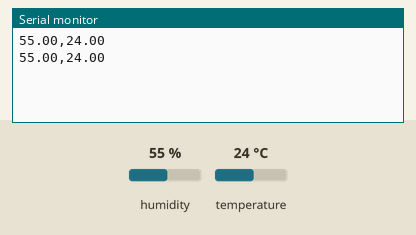
A sketch run on a simulated Arduino Uno, built with avr-gcc and run on an emulated ATmega328P. Shown: the last lines printed to the serial monitor. Inputs (shaded band) come from the test bench; at power-on: humidity 55 %, temperature 24 °C.

Above: at 4.8 s.
4.9 s: humidity set to 22 %
At 7.1 s:
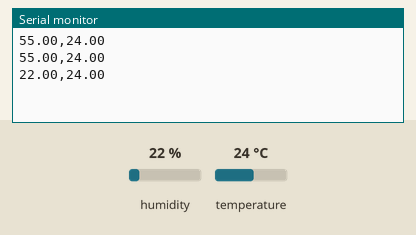
7.9 s: temperature set to 12 °C
At 9.3 s:
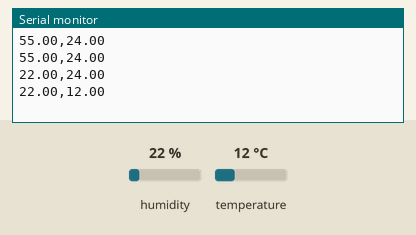
10.9 s: humidity set to 40 %
At 12.6 s:
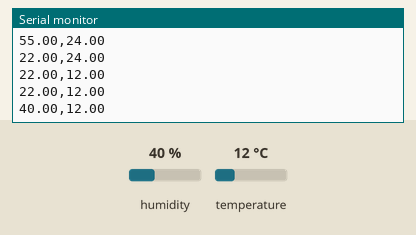
Timing chart, 0 to 14.1 s (numbered marks = the images above; inputs shaded):
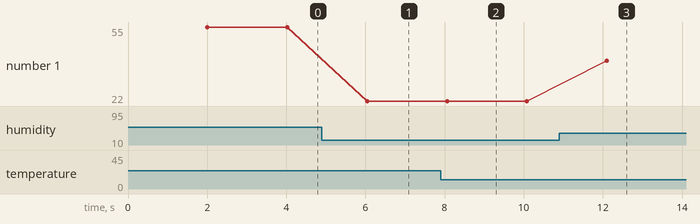

The sketch:

GuiDuino_humidity_temp.ino
```cpp
#include "DHT.h"

#define DHTPIN 2
#define DHTTYPE DHT22

DHT dht(DHTPIN, DHTTYPE);

void setup()
{
  dht.begin();
  Serial.begin(9600); // Initialisation de la liaison série
  Serial.flush(); // vidé le buffer USB

}

void loop()
{
  delay(2000);

  float h = dht.readHumidity();
  float t = dht.readTemperature();

  Serial.print(h); // l'envoi de la donnée
  Serial.print(",");
  Serial.println(t);

  Serial.flush(); // vidé le buffer USB
}
```

Measured:
- after the input at 4.9 s, the serial monitor: prints a new line after 1.1 s (image 1)
- after the input at 7.9 s, the serial monitor: prints a new line after 0.16 s (image 2)
- after the input at 10.9 s, the serial monitor: prints a new line after 1.2 s (image 3)
- plotted number 1: 55 → 22 after the input at 4.9 s, 22 → 40 after the input at 10.9 s
